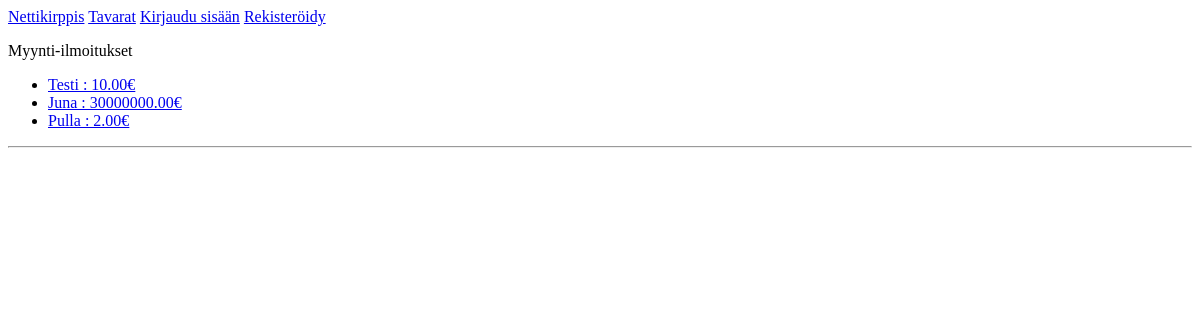
The app's page /items/, older data.
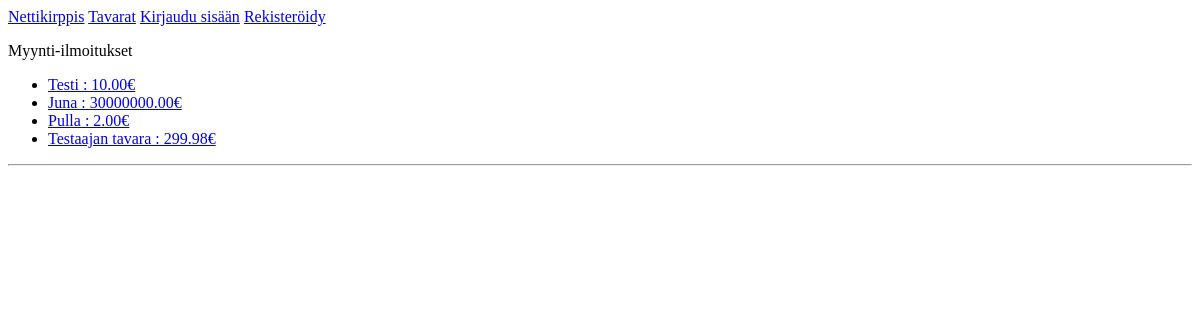
The same page, newer data.
### nettikirppis/models.py (models this page shows)
class Item(models.Model):
    name = models.CharField(max_length=200)
    description = models.CharField(max_length=500)
    price = models.DecimalField(max_digits=10, decimal_places=2)
    date_added = models.DateField(auto_now_add=True)
    visible = models.BooleanField(default=True)
    owner=models.ForeignKey(User, on_delete=models.CASCADE)
    def __str__(self):
        return f"{self.name} : {self.price}€"

### nettikirppis/views.py (the view)
# urls.py: path('items/', views.items, name='items'),
def items(request):
    items = Item.objects.order_by('date_added')
    context = {'items':items}
    return render(request, 'nettikirppis/items.html', context)

### nettikirppis/templates/nettikirppis/items.html
{% extends 'nettikirppis/base.html' %}
{% block content %}
<p>Myynti-ilmoitukset</p>
<ul>
    {% for item in items %}
    <li>
        <a href="{% url 'nettikirppis:item' item.id %}">{{item}}</a>
    </li>
    {% empty %}
    <li>Ei myytäviä tavaroita.</li>
    {% endfor %}
</ul>
{% endblock content %}

Row changes from the older to the newer data that the page shows:
added Item: name+price "Testaajan tavara : 299.98€"
